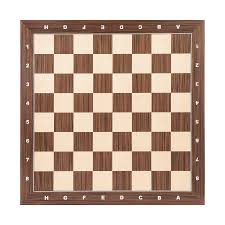
#> input picture src/testImageData/chess.jpg, 225 x 225 px
$ python imageToBytes.py
#> lines starting #> are read from the running program, lines starting #| are printed output that depends on the picture
from PIL import Image

def grayscale_and_write_bytes(image_path):
    # Open the image file
#> called with image_path = 'chess.jpg'
    with Image.open(image_path) as img:
        # Convert the image to grayscale
#> img is the input picture: PIL image 225x225 RGB; mean R, G, B 197.6, 176.6, 163.3
        grayscale_img = img.convert("L")
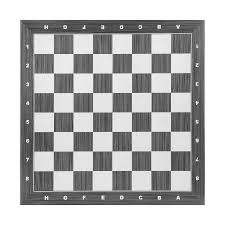
#> grayscale_img: PIL image 225x225 L; min 18, max 255, mean 181.4

        # Get the width and height of the grayscale image
        width, height = grayscale_img.size
#> width = 225; height = 225

        # Get the pixel data (as bytes) from the grayscale image
        pixel_data = list(grayscale_img.getdata())
#> pixel_data = 50625 items

        # Convert pixel data to bytes
        byte_data = bytes(pixel_data)

        # Name output file by width_height of image
        output_file = f"{width}_{height}.dat"
#> output_file = '225_225.dat'

        # Write the byte data to the specified output file
        with open(output_file, 'wb') as file:
            file.write(byte_data)

        print(f"Byte data written to '{output_file}'")
#| Byte data written to '225_225.dat'

# Example usage
image_path = "chess.jpg"  # Change this to your image file path
grayscale_and_write_bytes(image_path)
